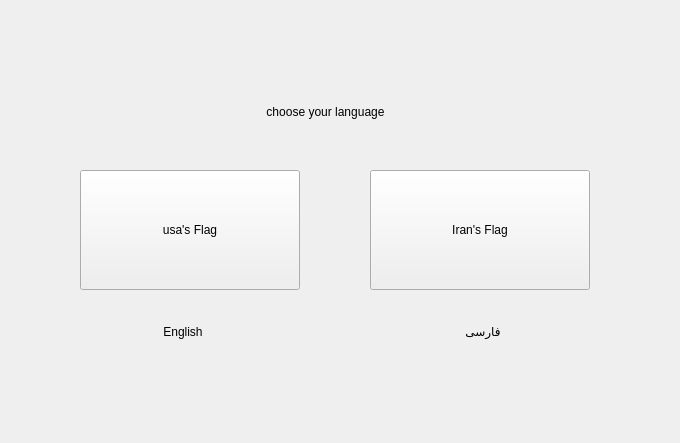
<?xml version="1.0" encoding="UTF-8"?>
<ui version="4.0">
 <class>chooseLanguage</class>
 <widget class="QWidget" name="chooseLanguage">
  <property name="geometry">
   <rect>
    <x>0</x>
    <y>0</y>
    <width>680</width>
    <height>443</height>
   </rect>
  </property>
  <property name="windowTitle">
   <string>chooseLanguage</string>
  </property>
  <widget class="QPushButton" name="usa_pushButton">
   <property name="geometry">
    <rect>
     <x>80</x>
     <y>170</y>
     <width>220</width>
     <height>120</height>
    </rect>
   </property>
   <property name="text">
    <string>usa's Flag</string>
   </property>
  </widget>
  <widget class="QPushButton" name="iran_pushButton">
   <property name="geometry">
    <rect>
     <x>370</x>
     <y>170</y>
     <width>220</width>
     <height>120</height>
    </rect>
   </property>
   <property name="text">
    <string>Iran's Flag</string>
   </property>
  </widget>
  <widget class="QLabel" name="label">
   <property name="geometry">
    <rect>
     <x>220</x>
     <y>100</y>
     <width>211</width>
     <height>23</height>
    </rect>
   </property>
   <property name="text">
    <string>choose your language</string>
   </property>
   <property name="alignment">
    <set>Qt::AlignCenter</set>
   </property>
  </widget>
  <widget class="QLabel" name="persian_label">
   <property name="geometry">
    <rect>
     <x>440</x>
     <y>320</y>
     <width>86</width>
     <height>23</height>
    </rect>
   </property>
   <property name="text">
    <string>فارسی</string>
   </property>
   <property name="alignment">
    <set>Qt::AlignCenter</set>
   </property>
  </widget>
  <widget class="QLabel" name="english_label">
   <property name="geometry">
    <rect>
     <x>140</x>
     <y>320</y>
     <width>86</width>
     <height>23</height>
    </rect>
   </property>
   <property name="text">
    <string>English</string>
   </property>
   <property name="alignment">
    <set>Qt::AlignCenter</set>
   </property>
  </widget>
 </widget>
 <resources/>
 <connections/>
</ui>
